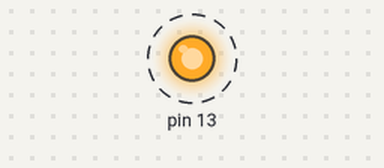
The sketch below on a simulated Arduino Uno, built with avr-gcc and run on an emulated ATmega328P. On the bench: output pins drawn as LEDs (lit = HIGH). Dashed ring = blinking. What the sketch prints to the serial monitor is not drawn.

Above: at 0.2 s.
Timing chart, 0 to 3.0 s (numbered marks = the images above):
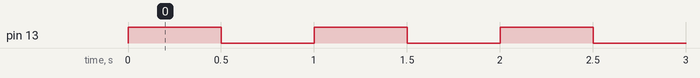

Measured:
- by itself, pin 13: alternates HIGH for 0.50 s and LOW for 0.50 s

The sketch:

led_blink.ino
```cpp
// Lab02 - LED 基本闪烁控制
// 使用 delay() 函数实现 LED 以 2Hz 频率闪烁

void setup() {
  // 初始化串口，用于调试
  Serial.begin(9600);

  // 设置 13 号引脚为输出模式
  pinMode(13, OUTPUT);

  Serial.println("Lab02: LED Blink Started");
  Serial.println("LED blinking at 2Hz");
}

void loop() {
  // 点亮 LED
  digitalWrite(13, HIGH);
  Serial.println("LED ON");
  delay(500);  // 延时 500ms（亮）

  // 熄灭 LED
  digitalWrite(13, LOW);
  Serial.println("LED OFF");
  delay(500);  // 延时 500ms（暗）
}
```
